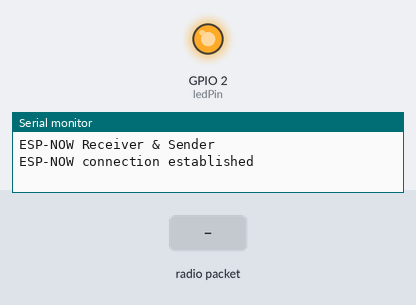
A sketch run on a simulated ESP8266 (NodeMCU). On the bench: output pins drawn as LEDs (lit = HIGH), the last lines printed to the serial monitor. Inputs (shaded band) come from the test bench.

Above: at 1.2 s.
1.3 s: radio packet "AMBUARRIVEDa" arrives
At 2.1 s:
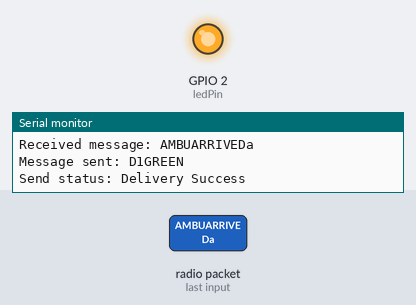
2.9 s: radio packet "AMBUARRIVEDb" arrives
At 3.8 s:
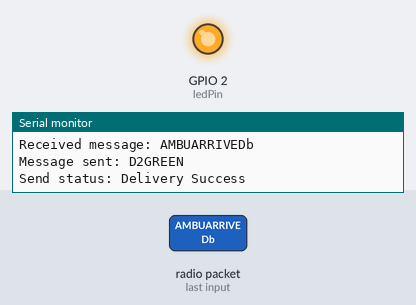
4.5 s: radio packet "AMBUARRIVEDc" arrives
At 5.6 s:
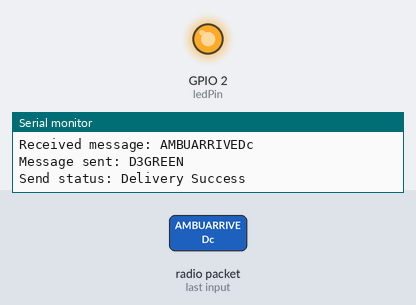
Timing chart, 0 to 7.5 s (numbered marks = the images above; inputs shaded):
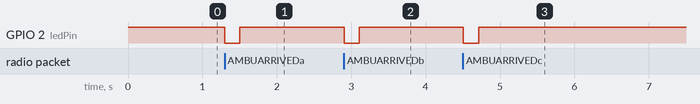

The sketch:

U_divider_Q2_og.ino
```cpp
//divider
#include <espnow.h>
#include <ESP8266WiFi.h>

// MAC address of the peer device
uint8_t peerAddress[] = {0x78, 0x21, 0x84, 0x8C, 0x8B, 0x30};

// Built-in LED pin
const int ledPin = LED_BUILTIN;

// Callback function to handle received data
void onDataRecv(uint8_t *macAddr, uint8_t *data, uint8_t dataLen) {
  // Blink LED to indicate data reception
  digitalWrite(ledPin, LOW); // Turn on the LED
  delay(100);               // Delay for visibility
  digitalWrite(ledPin, HIGH); // Turn off the LED

  Serial.print("Received message: ");
  String incomingData = "";
  for (int i = 0; i < dataLen; i++) {
    incomingData += (char)data[i];
  }
  Serial.println(incomingData);

  if (incomingData == "AMBUARRIVEDa") {
    // Send "D1GREEN" to the peer device
    const char *response = "D1GREEN";
    if (esp_now_send(peerAddress, (uint8_t *)response, strlen(response)) == 0) {
      Serial.println("Message sent: D1GREEN");
    } else {
      Serial.println("Error sending message");
    }
  } else if (incomingData == "AMBUARRIVEDb") {
    // Send "D2GREEN" to the peer device
    const char *response = "D2GREEN";
    if (esp_now_send(peerAddress, (uint8_t *)response, strlen(response)) == 0) {
      Serial.println("Message sent: D2GREEN");
    } else {
      Serial.println("Error sending message");
    }
  } else if (incomingData == "AMBUARRIVEDc") {
    // Send "D3GREEN" to the peer device
    const char *response = "D3GREEN";
    if (esp_now_send(peerAddress, (uint8_t *)response, strlen(response)) == 0) {
      Serial.println("Message sent: D3GREEN");
    } else {
      Serial.println("Error sending message");
    }
  } else if (incomingData == "AMBUARRIVEDd") {
    // Send "D4GREEN" to the peer device
    const char *response = "D4GREEN";
    if (esp_now_send(peerAddress, (uint8_t *)response, strlen(response)) == 0) {
      Serial.println("Message sent: D4GREEN");
    } else {
      Serial.println("Error sending message");
    }
  } else if (incomingData == "AMBUARRIVED") {
    // Send "D0GREEN" to the peer device for NA
    const char *response = "D0GREEN";
    if (esp_now_send(peerAddress, (uint8_t *)response, strlen(response)) == 0) {
      Serial.println("Message sent: D0GREEN");
    } else {
      Serial.println("Error sending message");
    }
  }
}

// Callback function to handle send status
void onSent(uint8_t *macAddr, uint8_t sendStatus) {
  // Blink LED to indicate data sent
  digitalWrite(ledPin, LOW); // Turn on the LED
  delay(100);               // Delay for visibility
  digitalWrite(ledPin, HIGH); // Turn off the LED

  Serial.print("Send status: ");
  if (sendStatus == 0) {
    Serial.println("Delivery Success");
  } else {
    Serial.println("Delivery Failed");
  }
}

void setup() {
  // Initialize Serial Monitor
  Serial.begin(115200);

  // Configure built-in LED pin
  pinMode(ledPin, OUTPUT);
  digitalWrite(ledPin, HIGH); // Turn off the LED initially

  // Initialize WiFi in station mode
  WiFi.mode(WIFI_STA);
  Serial.println("ESP-NOW Receiver & Sender");

  // Initialize ESP-NOW
  if (esp_now_init() != 0) {
    Serial.println("Error initializing ESP-NOW");
    return;
  }

  // Register callback functions
  esp_now_set_self_role(ESP_NOW_ROLE_COMBO); // Set as both sender and receiver
  esp_now_register_recv_cb(onDataRecv);
  esp_now_register_send_cb(onSent);

  // Add peer
  if (esp_now_add_peer(peerAddress, ESP_NOW_ROLE_COMBO, 0, NULL, 0) != 0) {
    Serial.println("Failed to add peer");
    return;
  }

  Serial.println("ESP-NOW connection established");
}

void loop() {
  // Nothing to do here, everything is handled in the callbacks
}
```

Measured:
- after the input at 1.3 s, GPIO 2 (ledPin): HIGH → LOW at once, → HIGH 0.20 s later
- after the input at 2.9 s, GPIO 2 (ledPin): HIGH → LOW at once, → HIGH 0.20 s later
- after the input at 4.5 s, GPIO 2 (ledPin): HIGH → LOW at once, → HIGH 0.20 s later
